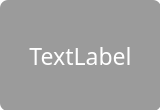
<?xml version="1.0" encoding="UTF-8"?>
<ui version="4.0">
 <class>Form</class>
 <widget class="QWidget" name="Form">
  <property name="geometry">
   <rect>
    <x>0</x>
    <y>0</y>
    <width>160</width>
    <height>110</height>
   </rect>
  </property>
  <property name="minimumSize">
   <size>
    <width>160</width>
    <height>110</height>
   </size>
  </property>
  <property name="maximumSize">
   <size>
    <width>160</width>
    <height>110</height>
   </size>
  </property>
  <property name="windowTitle">
   <string>Form</string>
  </property>
  <property name="styleSheet">
   <string notr="true">background-color: rgb(255, 255, 255);
border-radius: 8px;
border-color: rgb(255, 255, 255);</string>
  </property>
  <widget class="QWidget" name="widget" native="true">
   <property name="geometry">
    <rect>
     <x>0</x>
     <y>0</y>
     <width>160</width>
     <height>110</height>
    </rect>
   </property>
   <widget class="QLabel" name="label">
    <property name="geometry">
     <rect>
      <x>0</x>
      <y>0</y>
      <width>160</width>
      <height>110</height>
     </rect>
    </property>
    <property name="text">
     <string/>
    </property>
    <property name="pixmap">
     <pixmap>../Images/steak.png</pixmap>
    </property>
    <property name="scaledContents">
     <bool>false</bool>
    </property>
    <property name="alignment">
     <set>Qt::AlignCenter</set>
    </property>
   </widget>
   <widget class="QLabel" name="label_2">
    <property name="geometry">
     <rect>
      <x>0</x>
      <y>0</y>
      <width>161</width>
      <height>111</height>
     </rect>
    </property>
    <property name="font">
     <font>
      <family>티머니 둥근바람 ExtraBold</family>
      <pointsize>17</pointsize>
     </font>
    </property>
    <property name="styleSheet">
     <string notr="true">background-color: rgba(0, 0, 0, 100);
color: rgb(255, 255, 255);</string>
    </property>
    <property name="text">
     <string>TextLabel</string>
    </property>
    <property name="alignment">
     <set>Qt::AlignCenter</set>
    </property>
   </widget>
  </widget>
 </widget>
 <resources/>
 <connections/>
</ui>
